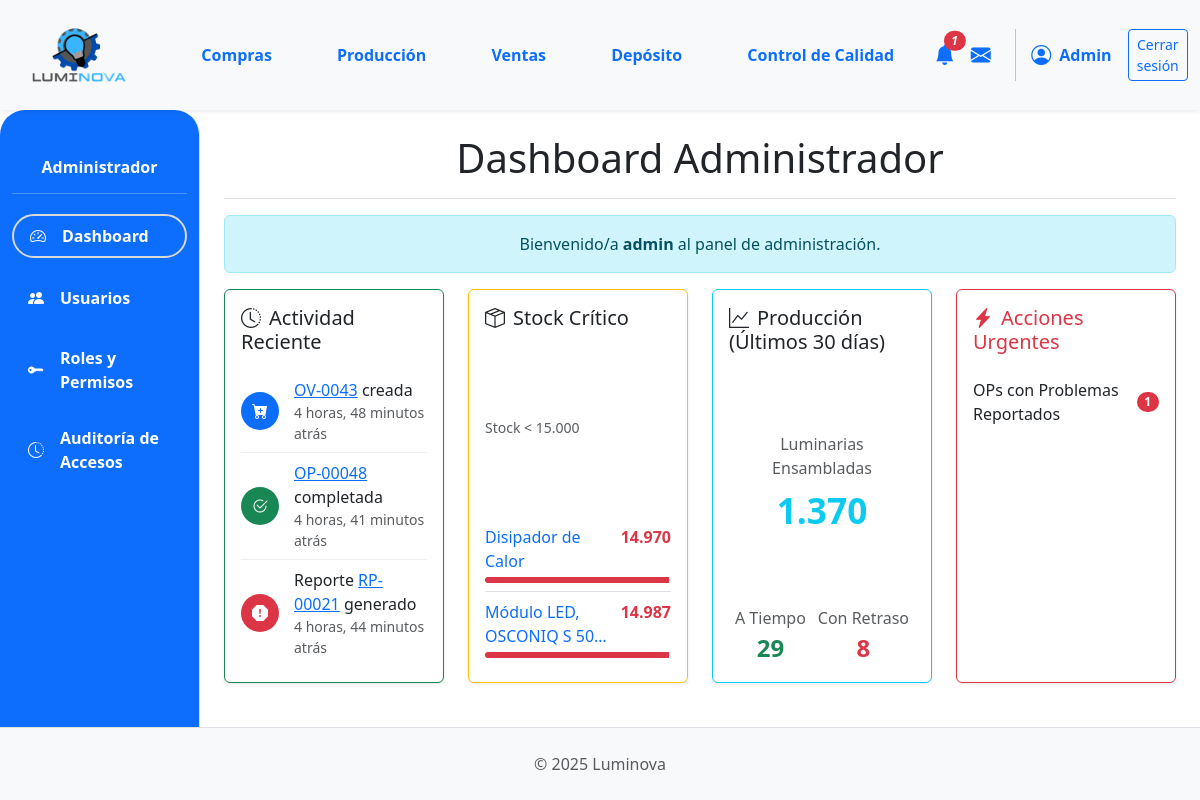
Page /dashboard/ (signed in) on the earlier database version.
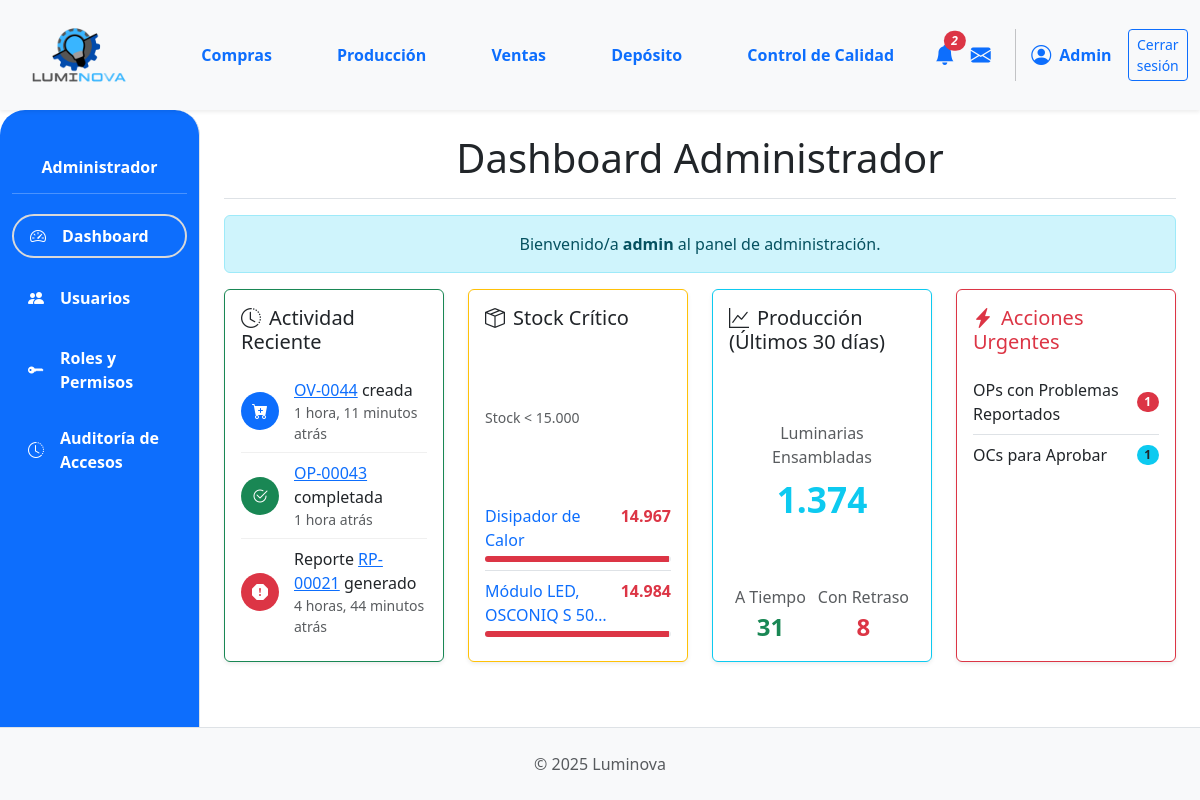
Same page on the later database version.
### App_LUMINOVA/models.py (models this page shows, shortened)
class OrdenVenta(models.Model):
    ESTADO_CHOICES = [
        ("PENDIENTE", "Pendiente Confirmación"),
        ("CONFIRMADA", "Confirmada (Esperando Producción)"),
        ("INSUMOS_SOLICITADOS", "Insumos Solicitados"),
        ("PRODUCCION_INICIADA", "Producción Iniciada"),
        ("PRODUCCION_CON_PROBLEMAS", "Producción con Problemas"),
        ("LISTA_ENTREGA", "Lista para Entrega"),
        ("COMPLETADA", "Completada/Entregada"),
        ("CANCELADA", "Cancelada"),
    ]
    numero_ov = models.CharField(
        max_length=20, unique=True, verbose_name="N° Orden de Venta"
    )
    cliente = models.ForeignKey(
        Cliente, on_delete=models.PROTECT, related_name="ordenes_venta"
    )
    fecha_creacion = models.DateTimeField(default=timezone.now)
    estado = models.CharField(
        max_length=50, choices=ESTADO_CHOICES, default="PENDIENTE"
    )
    total_ov = models.DecimalField(
        max_digits=12, decimal_places=2, default=0.00, verbose_name="Total OV"
    )
    notas = models.TextField(blank=True, null=True)

class OrdenProduccion(models.Model):
    numero_op = models.CharField(
        max_length=20, unique=True, verbose_name="N° Orden de Producción"
    )
    orden_venta_origen = models.ForeignKey(
        OrdenVenta,
        on_delete=models.SET_NULL,
        null=True,
        blank=True,
        related_name="ops_generadas",
    )
    producto_a_producir = models.ForeignKey(
        ProductoTerminado, on_delete=models.PROTECT, related_name="ordenes_produccion"
    )
    cantidad_a_producir = models.PositiveIntegerField()
    estado_op = models.ForeignKey(
        EstadoOrden,
        on_delete=models.SET_NULL,
        null=True,
        blank=True,
        related_name="ops_estado",
    )
    fecha_solicitud = models.DateTimeField(default=timezone.now)
    fecha_inicio_real = models.DateTimeField(null=True, blank=True)
    fecha_inicio_planificada = models.DateField(
        null=True, blank=True
    )
    fecha_fin_real = models.DateTimeField(null=True, blank=True)
    fecha_fin_planificada = models.DateField(null=True, blank=True)
    sector_asignado_op = models.ForeignKey(
        SectorAsignado,
        on_delete=models.SET_NULL,
        null=True,
        blank=True,
        related_name="ops_sector",
    )
    notas = models.TextField(null=True, blank=True, verbose_name="Notas")

class Insumo(models.Model):
    descripcion = models.CharField(max_length=255)
    categoria = models.ForeignKey(
        CategoriaInsumo, on_delete=models.PROTECT, related_name="insumos"
    )
    fabricante = models.ForeignKey(
        Fabricante,
        on_delete=models.SET_NULL,
        null=True,
        blank=True,
        related_name="insumos_fabricados",
    )
    imagen = models.ImageField(null=True, blank=True, upload_to="insumos/")
    stock = models.IntegerField(default=0)
    cantidad_en_pedido = models.PositiveIntegerField(
    default=0,
    verbose_name="Cantidad en Pedido",
    blank=True,
    null=True
)

### App_LUMINOVA/views.py (the view)
# urls.py: path('dashboard/', dashboard_view, name='dashboard'),
@login_required
def dashboard_view(request):
    ops_con_problemas_reportados_count = Reportes.objects.filter(
        resuelto=False,
        orden_produccion_asociada__isnull=False
    ).values('orden_produccion_asociada_id').distinct().count()
    solicitudes_insumos_pendientes = OrdenProduccion.objects.filter(estado_op__nombre__iexact='Insumos Solicitados').count()
    ocs_para_aprobar = Orden.objects.filter(tipo='compra', estado='BORRADOR').count()
    UMBRAL_STOCK_BAJO = 15000
    insumos_criticos_query = Insumo.objects.filter(stock__lt=UMBRAL_STOCK_BAJO).order_by('stock')[:5]
    insumos_criticos_con_porcentaje = []
    for insumo in insumos_criticos_query:
        porcentaje_stock = int((insumo.stock / UMBRAL_STOCK_BAJO) * 100) if UMBRAL_STOCK_BAJO > 0 else 0
        insumos_criticos_con_porcentaje.append({
            'insumo': insumo,
            'porcentaje_stock': min(100, porcentaje_stock)
        })
    hace_30_dias = timezone.now() - timedelta(days=30)
    ops_completadas_recientemente = OrdenProduccion.objects.filter(
        estado_op__nombre__iexact='Completada',
        fecha_fin_real__gte=hace_30_dias
    )
    total_luminarias_ensambladas = ops_completadas_recientemente.aggregate(total=Sum('cantidad_a_producir'))['total'] or 0
    total_ops_completadas = ops_completadas_recientemente.count()
    ops_a_tiempo = ops_completadas_recientemente.filter(fecha_fin_real__date__lte=F('fecha_fin_planificada')).count()
    ops_con_retraso = total_ops_completadas - ops_a_tiempo
    tasa_cumplimiento = (ops_a_tiempo / total_ops_completadas * 100) if total_ops_completadas > 0 else 0
    try:
        ultima_ov = OrdenVenta.objects.latest('fecha_creacion')
    except OrdenVenta.DoesNotExist:
        ultima_ov = None
    try:
        ultima_op_completada = OrdenProduccion.objects.filter(estado_op__nombre__iexact='Completada').latest('fecha_fin_real')
    except OrdenProduccion.DoesNotExist:
        ultima_op_completada = None
    try:
        ultimo_reporte = Reportes.objects.latest('fecha')
    except Reportes.DoesNotExist:
        ultimo_reporte = None
    context = {
        'ops_con_problemas_count': ops_con_problemas_reportados_count,
        'solicitudes_insumos_pendientes_count': solicitudes_insumos_pendientes,
        'ocs_para_aprobar_count': ocs_para_aprobar,
        'insumos_criticos_list': insumos_criticos_con_porcentaje,
        'umbral_stock_bajo': UMBRAL_STOCK_BAJO,
        'total_luminarias_ensambladas': total_luminarias_ensambladas,
        'ops_a_tiempo': ops_a_tiempo,
        'ops_con_retraso': ops_con_retraso,
        'tasa_cumplimiento': tasa_cumplimiento,
        'ultima_ov': ultima_ov,
        'ultima_op_completada': ultima_op_completada,
        'ultimo_reporte': ultimo_reporte,
    }
    return render(request, 'admin/dashboard.html', context)

### App_LUMINOVA/context_processors.py (called while the page is built)
def notificaciones_context(request):
    if not request.user.is_authenticated:
        return {}
    ops_con_problemas_count = Reportes.objects.filter(
        resuelto=False,
        orden_produccion_asociada__isnull=False
    ).values('orden_produccion_asociada_id').distinct().count()
    solicitudes_insumos_count = OrdenProduccion.objects.filter(
        estado_op__nombre__iexact='Insumos Solicitados'
    ).count()
    ocs_para_aprobar_count = Orden.objects.filter(
        tipo='compra',
        estado='BORRADOR'
    ).count()
    total_notificaciones = ops_con_problemas_count + solicitudes_insumos_count + ocs_para_aprobar_count
    return {
        'ops_con_problemas_count': ops_con_problemas_count,
        'solicitudes_insumos_count': solicitudes_insumos_count,
        'ocs_para_aprobar_count': ocs_para_aprobar_count,
        'total_notificaciones': total_notificaciones,
    }

### App_LUMINOVA/templates/admin/dashboard.html (shortened to what the changed rows need)
{% extends 'padre.html' %}
{% load humanize %}
{% block content %}
<div class="d-flex justify-content-between flex-wrap flex-md-nowrap align-items-center pb-2 mb-3 border-bottom flex-column">
    <h1 class="h1">Dashboard Administrador</h1>
</div>
<div class="row row-cols-1 row-cols-md-2 row-cols-xl-4 g-4 mb-4">
    <div class="col">
        <div class="card h-100 border-success shadow-sm">
            <div class="card-body d-flex flex-column">
                <div class="timeline">
                    {% if ultima_ov %}
                    <div class="timeline-item">
                        <div class="timeline-icon bg-primary"><i class="bi bi-cart-plus-fill"></i></div>
                        <div class="flex-grow-1">
                            <a href="{% url 'App_LUMINOVA:ventas_detalle_ov' ultima_ov.id %}">{{ ultima_ov.numero_ov }}</a> creada
                            <small class="d-block text-muted">{{ ultima_ov.fecha_creacion|timesince }} atrás</small>
                        </div>
                    </div>
                    {% endif %}
                    {% if ultima_op_completada %}
                    <div class="timeline-item">
                        <div class="timeline-icon bg-success"><i class="bi bi-check2-circle"></i></div>
                        <div class="flex-grow-1">
                            <a href="{% url 'App_LUMINOVA:produccion_detalle_op' ultima_op_completada.id %}">{{ ultima_op_completada.numero_op }}</a> completada
                            <small class="d-block text-muted">{{ ultima_op_completada.fecha_fin_real|timesince }} atrás</small>
                        </div>
                    </div>
                    {% endif %}
                </div>
            </div>
        </div>
    </div>
    <div class="col">
        <div class="card h-100 border-warning shadow-sm">
            <div class="card-body">
                <ul class="list-group list-group-flush">
                    {% for item_data in insumos_criticos_list %}
                    <li class="list-group-item px-0 py-2">
                        <a href="{% url 'App_LUMINOVA:compras_seleccionar_proveedor_para_insumo' item_data.insumo.id %}" class="text-decoration-none d-block" title="Iniciar compra para {{ item.insumo.descripcion }}">
                            <div class="d-flex justify-content-between">
                                <span>{{ item_data.insumo.descripcion|truncatechars:25 }}</span>
                                <span class="fw-bold text-danger">{{ item_data.insumo.stock|intcomma }}</span>
                            </div>
                            <div class="stock-progress-bar mt-1">
                                <div class="stock-progress" style="--stock-percent: {{ item_data.porcentaje_stock }}%;"></div>
                            </div>
                        </a>
                    </li>
                    {% empty %}
                    <li class="list-group-item px-0 text-success"><i class="bi bi-check-circle-fill"></i> No hay insumos críticos.</li>
                    {% endfor %}
                </ul>
            </div>
        </div>
    </div>
    <div class="col">
        <div class="card h-100 border-info shadow-sm kpi-card">
            <div class="card-body">
                <div class="text-center my-3">
                    <p class="text-muted mb-1">Luminarias Ensambladas</p>
                    <div class="kpi-value text-info">{{ total_luminarias_ensambladas|intcomma }}</div>
                </div>
                <div class="d-flex justify-content-around text-center">
                    <div>
                        <p class="text-muted mb-0">A Tiempo</p>
                        <p class="fs-4 fw-bold text-success mb-0">{{ ops_a_tiempo }}</p>
                    </div>
                </div>
            </div>
        </div>
    </div>
    <div class="col">
        <div class="card h-100 border-danger shadow-sm">
            <div class="card-body d-flex flex-column">
                <div class="list-group list-group-flush">
                    {% if ops_con_problemas_count > 0 %}
                        <a href="{% url 'App_LUMINOVA:reportes_produccion' %}" class="list-group-item list-group-item-action d-flex justify-content-between align-items-center px-0">
                            OPs con Problemas Reportados
                            <span class="badge bg-danger rounded-pill">{{ ops_con_problemas_count }}</span>
                        </a>
                    {% endif %}
                    {% if ocs_para_aprobar_count > 0 %}
                        <a href="{% url 'App_LUMINOVA:compras_lista_oc' %}" class="list-group-item list-group-item-action d-flex justify-content-between align-items-center px-0">
                            OCs para Aprobar
                            <span class="badge bg-info text-dark rounded-pill">{{ ocs_para_aprobar_count }}</span>
                        </a>
                    {% endif %}
                </div>
            </div>
        </div>
    </div>
</div>
{% endblock %}

### App_LUMINOVA/templates/shared/header.html (shortened to what this page needs)
{% load static %}
<header>
    <nav class="navbar navbar-expand-lg navbar-light bg-light shadow-sm p-0">
        <div class="container-fluid d-flex align-items-center">
            <div class="col-md-3 col-lg-1">
                <a class="navbar-brand d-flex align-items-center ms-3" href="{% url 'App_LUMINOVA:dashboard' %}">
                    <img src="{% static 'img/logo.png' %}" alt="Luminova Logo" height="100" width="100" class="d-inline-block align-text-top me-2">
                </a>
            </div>
            <div class="collapse navbar-collapse" id="navbarContent" style="padding-left: 5%;">
                <ul class="navbar-nav mb-2 mb-lg-0 d-flex justify-content-around w-100">
                    <li class="nav-item"><a class="nav-link text-primary fw-bold" href="{% url 'App_LUMINOVA:compras_lista_oc' %} ">Compras</a></li>
                    <li class="nav-item"><a class="nav-link text-primary fw-bold" href="{% url 'App_LUMINOVA:produccion_principal' %}">Producción</a></li>
                    <li class="nav-item"><a class="nav-link text-primary fw-bold" href="{% url 'App_LUMINOVA:ventas_lista_ov' %}">Ventas</a></li>
                    <li class="nav-item"><a class="nav-link text-primary fw-bold" href="{% url 'App_LUMINOVA:deposito_view' %}">Depósito</a></li>
                    <li class="nav-item"><a class="nav-link text-primary fw-bold" href="{% url 'App_LUMINOVA:control_calidad_view' %}">Control de Calidad</a></li>
                </ul>
                <div class="navbar-nav ms-auto d-flex flex-row align-items-center">
                    {% if user.is_authenticated %}
                        <div class="nav-item dropdown">
                            <a class="nav-link px-2" href="#" role="button" data-bs-toggle="dropdown" aria-expanded="false" title="Notificaciones">
                                <i class="bi bi-bell-fill fs-5 position-relative text-primary">
                                    {% if total_notificaciones > 0 %}
                                    <span class="position-absolute top-0 start-100 translate-middle badge rounded-pill bg-danger" style="font-size: 0.6em;">{{ total_notificaciones }}</span>
                                    {% endif %}
                                </i>
                            </a>
                        </div>
                        <div class="nav-item">
                             <a class="nav-link px-2" href="#" title="Mensajes"><i class="bi bi-envelope-fill fs-5 text-primary"></i></a>
                        </div>
                        <div class="nav-item d-flex align-items-center">
                             <i class="bi bi-person-circle fs-5 text-primary"></i>
                             <span class="ms-2 fw-bold text-primary">{{ user.first_name|default:user.username|capfirst }}</span>
                        </div>
                        <div class="nav-item ms-3">
                            <a class="btn btn-outline-primary btn-sm" href="{% url 'App_LUMINOVA:logout' %}">Cerrar sesión</a>
                        </div>
                    {% endif %}
                </div>
            </div>
        </div>
    </nav>
</header>

Differences in the rows shown:
no longer on this page (row unchanged): OrdenVenta: numero_ov "OV-0043", fecha_creacion "4 horas, 48 minutos"
no longer on this page (row unchanged): OrdenProduccion: numero_op "OP-00048", fecha_fin_real "4 horas, 41 minutos"
added OrdenVenta: numero_ov "OV-0044", fecha_creacion "1 hora, 11 minutos"
now on this page (row edited): OrdenProduccion: numero_op "OP-00043", fecha_fin_real "1 hora"
changed Insumo "Disipador de Calor": insumo.stock "14.970" → "14.967"
changed Insumo "Módulo LED, OSCONIQ S 50…": insumo.stock "14.987" → "14.984"
Other differences:
{{ total_notificaciones }}: "1" → "2"
{{ total_luminarias_ensambladas|intcomma }}: "1.370" → "1.374"
{{ ops_a_tiempo }}: "29" → "31"
{{ ocs_para_aprobar_count }}: (not shown) → "1"
text now shown: "OCs para Aprobar"
